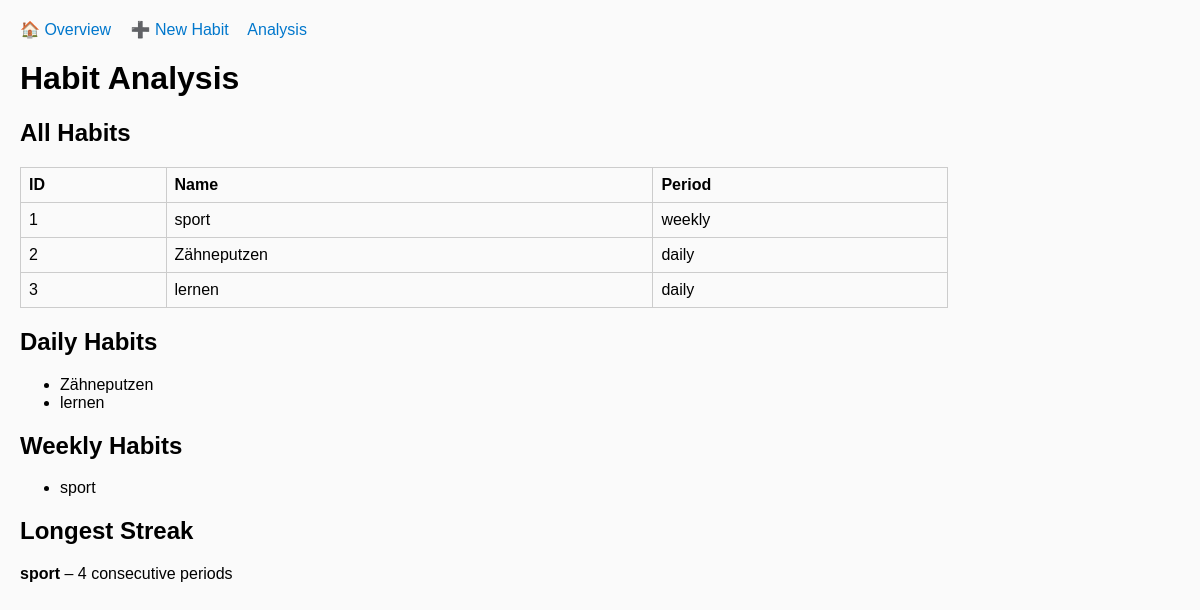
The app's page /analysis, older data.
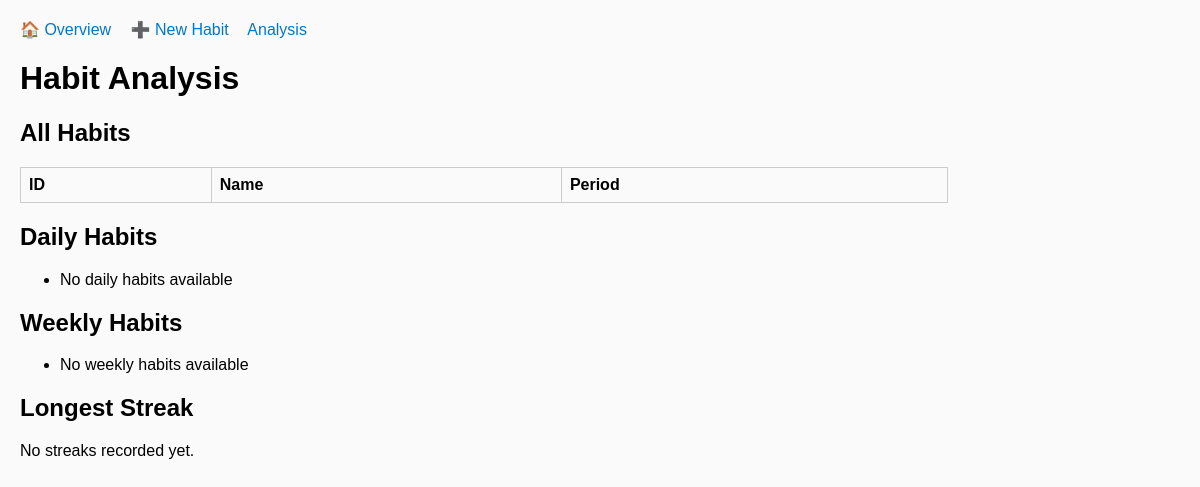
The same page, newer data.
### tables this page shows
CREATE TABLE habits (
            id INTEGER PRIMARY KEY AUTOINCREMENT,
            name TEXT NOT NULL,
            periodicity TEXT CHECK(periodicity IN ('daily','weekly','monthly','yearly')),
            created_at TEXT NOT NULL,
            start_date TEXT,
            due_date TEXT,
            active_days TEXT,
            completed INTEGER DEFAULT 0
        );

### app.py (the view)
@app.route("/analysis")
def analysis():
    habits = manager.get_all_habits()
    daily_habits = manager.get_habits_by_periodicity("daily")
    weekly_habits = manager.get_habits_by_periodicity("weekly")
    monthly_habits = manager.get_habits_by_periodicity("monthly")
    yearly_habits = manager.get_habits_by_periodicity("yearly")
    longest_habit, longest_streak = manager.get_longest_streak_overall()
    return render_template(
        "analysis.html",
        habits=habits,
        daily_habits=daily_habits,
        weekly_habits=weekly_habits,
        monthly_habits=monthly_habits,
        yearly_habits=yearly_habits,
        longest_habit=longest_habit,
        longest_streak=longest_streak
    )

### habit.py (called while the page is built)
    @classmethod
    def from_row(cls, row):
        return cls(**dict(row))

### habit_manager.py (called while the page is built)
    def get_all_habits(self):
        conn = get_connection()
        c = conn.cursor()
        c.execute("SELECT * FROM habits")
        habits = [Habit.from_row(row) for row in c.fetchall()]
        conn.close()
        return habits

    def get_habit_by_id(self, habit_id):
        conn = get_connection()
        c = conn.cursor()
        c.execute("SELECT * FROM habits WHERE id = ?", (habit_id,))
        row = c.fetchone()
        conn.close()
        return Habit.from_row(row) if row else None

    def get_habits_by_periodicity(self, periodicity):
        conn = get_connection()
        c = conn.cursor()
        c.execute("SELECT * FROM habits WHERE periodicity = ?", (periodicity,))
        habits = [Habit.from_row(row) for row in c.fetchall()]
        conn.close()
        return habits

    def get_completions(self, habit_id):
        conn = get_connection()
        c = conn.cursor()
        c.execute("SELECT completed_at FROM completions WHERE habit_id = ? ORDER BY completed_at", (habit_id,))
        rows = [r["completed_at"] for r in c.fetchall()]
        conn.close()
        return rows

### templates/analysis.html
{% extends "base.html" %}
{% block content %}
    <h1>Habit Analysis</h1>
    <h2>All Habits</h2>
    <table>
        <tr><th>ID</th><th>Name</th><th>Period</th></tr>
        {% for h in habits %}
        <tr><td>{{ h.id }}</td><td>{{ h.name }}</td><td>{{ h.periodicity }}</td></tr>
        {% endfor %}
    </table>
    <h2>Daily Habits</h2>
    <ul>
        {% for h in daily_habits %}
        <li>{{ h.name }}</li>
        {% else %}
        <li>No daily habits available</li>
        {% endfor %}
    </ul>
    <h2>Weekly Habits</h2>
    <ul>
        {% for h in weekly_habits %}
        <li>{{ h.name }}</li>
        {% else %}
        <li>No weekly habits available</li>
        {% endfor %}
    </ul>
    <h2>Longest Streak</h2>
    {% if longest_habit %}
        <p><b>{{ longest_habit }}</b> – {{ longest_streak }} consecutive periods</p>
    {% else %}
        <p>No streaks recorded yet.</p>
    {% endif %}
{% endblock %}

Row changes from the older to the newer data that the page shows:
removed habits: id "1", name "sport", periodicity "weekly"
removed habits: id "2", name "Zähneputzen", periodicity "daily"
removed habits: id "3", name "lernen", periodicity "daily"
Text that changed along with them:
{{ longest_streak }}: "4" → (not shown)
text no longer shown: "– consecutive periods"
text now shown: "No daily habits available No weekly habits available No streaks recorded yet."
